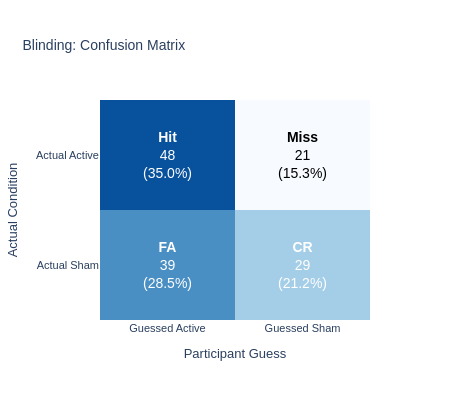
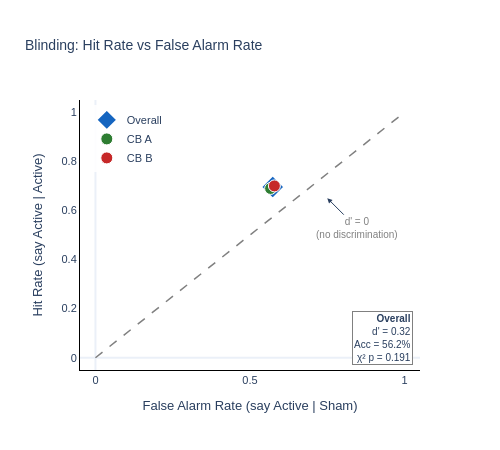

The notebook cell these images were saved under, in order:
### Markdown cell above
---
## 3. Blinding Integrity

### Code cell
# Signal detection analysis of blinding
blinding_results = run_blinding_analysis(data_clean)

if blinding_results['blinding_intact']:
    print('\n✓ Blinding appears intact')
else:
    print('\n⚠ Blinding may be compromised — interpret with caution')

### Figure 1 — Plotly figure (JSON) as saved in the notebook; plotly's stock layout.template omitted (floating-point values rounded to 4 significant figures)
{"data": [{"colorscale": [[0, "#f7fbff"], [0.5, "#6baed6"], [1, "#08519c"]], "hovertemplate": "%{y} → %{x}<br>Count: %{z}<extra></extra>", "showscale": false, "type": "heatmap", "x": ["Guessed Active", "Guessed Sham"], "y": ["Actual Active", "Actual Sham"], "z": [[48, 21], [39, 29]]}], "layout": {"annotations": [{"font": {"color": "white", "size": 14}, "showarrow": false, "text": "<b>Hit</b><br>48<br>(35.0%)", "x": 0, "y": 0}, {"font": {"color": "black", "size": 14}, "showarrow": false, "text": "<b>Miss</b><br>21<br>(15.3%)", "x": 1, "y": 0}, {"font": {"color": "white", "size": 14}, "showarrow": false, "text": "<b>FA</b><br>39<br>(28.5%)", "x": 0, "y": 1}, {"font": {"color": "white", "size": 14}, "showarrow": false, "text": "<b>CR</b><br>29<br>(21.2%)", "x": 1, "y": 1}], "font": {"family": "Arial", "size": 11}, "height": 400, "title": {"font": {"size": 14}, "text": "Blinding: Confusion Matrix"}, "width": 450, "xaxis": {"autorange": true, "range": [-0.5, 1.5], "showgrid": false, "side": "bottom", "title": {"text": "Participant Guess"}, "type": "category"}, "yaxis": {"autorange": true, "range": [1.5, -0.5], "showgrid": false, "title": {"text": "Actual Condition"}, "type": "category"}}}

### Figure 2 — Plotly figure (JSON) as saved in the notebook; plotly's stock layout.template omitted (floating-point values rounded to 4 significant figures)
{"data": [{"hoverinfo": "skip", "line": {"color": "gray", "dash": "dash", "width": 1.5}, "mode": "lines", "showlegend": false, "type": "scatter", "x": [0, 1], "y": [0, 1]}, {"hovertemplate": "Overall<br>Hit: 69.6%<br>FA: 57.4%<br>d' = 0.32<extra></extra>", "marker": {"color": "#1565C0", "line": {"color": "white", "width": 2}, "size": 18, "symbol": "diamond"}, "mode": "markers", "name": "Overall", "type": "scatter", "x": [0.5735], "y": [0.6957]}, {"hovertemplate": "CB A<br>Hit: 69.0%<br>FA: 56.7%<br>d' = 0.31<extra></extra>", "marker": {"color": "#2E7D32", "line": {"color": "white", "width": 1}, "size": 12, "symbol": "circle"}, "mode": "markers", "name": "CB A", "type": "scatter", "x": [0.5667], "y": [0.6897]}, {"hovertemplate": "CB B<br>Hit: 70.0%<br>FA: 57.9%<br>d' = 0.32<extra></extra>", "marker": {"color": "#C62828", "line": {"color": "white", "width": 1}, "size": 12, "symbol": "circle"}, "mode": "markers", "name": "CB B", "type": "scatter", "x": [0.5789], "y": [0.7]}], "layout": {"annotations": [{"arrowhead": 2, "ax": 30, "ay": 30, "font": {"color": "gray", "size": 10}, "showarrow": true, "text": "d' = 0<br>(no discrimination)", "x": 0.75, "y": 0.65}, {"align": "right", "bgcolor": "rgba(255,255,255,0.9)", "bordercolor": "gray", "borderwidth": 1, "font": {"size": 10}, "showarrow": false, "text": "<b>Overall</b><br>d' = 0.32<br>Acc = 56.2%<br>χ² p = 0.191", "x": 0.98, "xanchor": "right", "xref": "paper", "y": 0.02, "yanchor": "bottom", "yref": "paper"}], "font": {"family": "Arial", "size": 11}, "height": 450, "legend": {"bgcolor": "rgba(255,255,255,0.9)", "x": 0.02, "y": 0.98}, "title": {"font": {"size": 14}, "text": "Blinding: Hit Rate vs False Alarm Rate"}, "width": 500, "xaxis": {"linecolor": "black", "linewidth": 1, "range": [-0.05, 1.05], "showgrid": false, "title": {"text": "False Alarm Rate (say Active | Sham)"}, "type": "linear"}, "yaxis": {"linecolor": "black", "linewidth": 1, "range": [-0.05, 1.05], "showgrid": false, "title": {"text": "Hit Rate (say Active | Active)"}, "type": "linear"}}}
